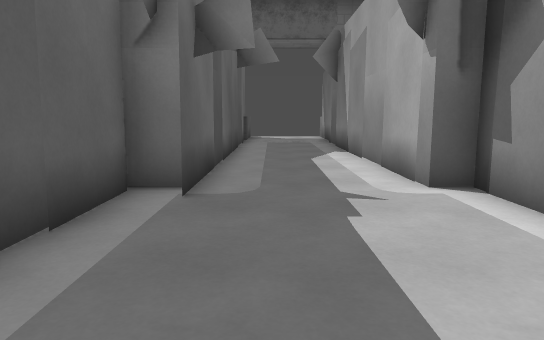
View 1 (above)

13 first-person views from a walk through a 3-D level made in the Godot game engine. The camera is 1.2 m above the floor, tilts 8° down and sees 70° across. The floor is counted in squares, 1 m on a side. Each view is taken from the middle of a square. On the plan, view 1 faces up. The plan holds only what a view shows up to about 15 squares ahead; the rest is blank. The place goes on beyond the plan. Surface patterns are stand-ins for the level's own textures.

View 2
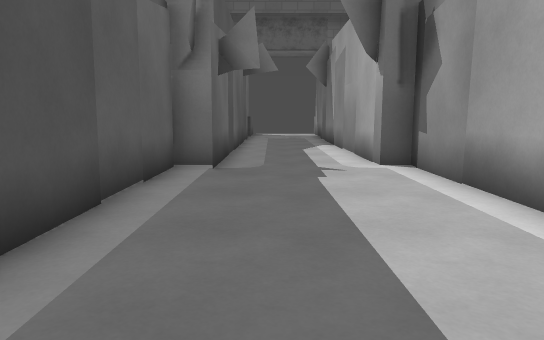

View 3
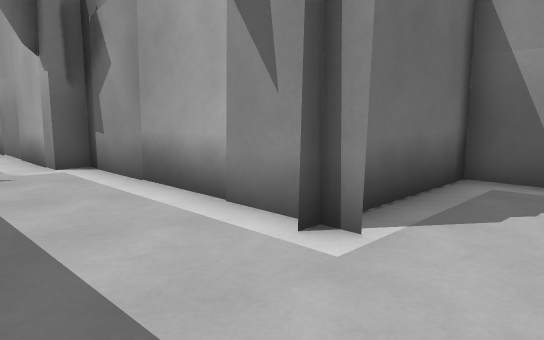

View 4
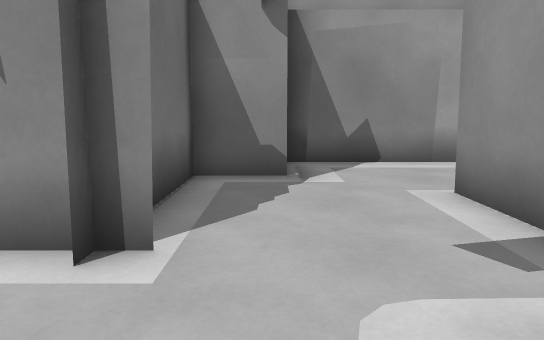

View 5
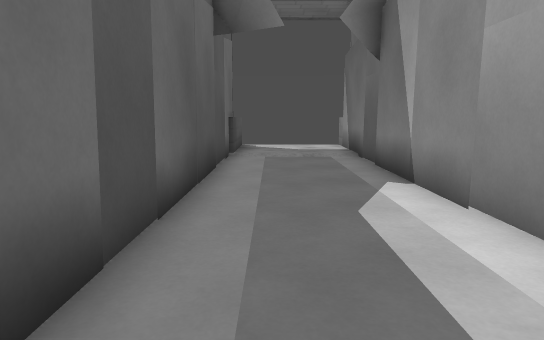

View 6
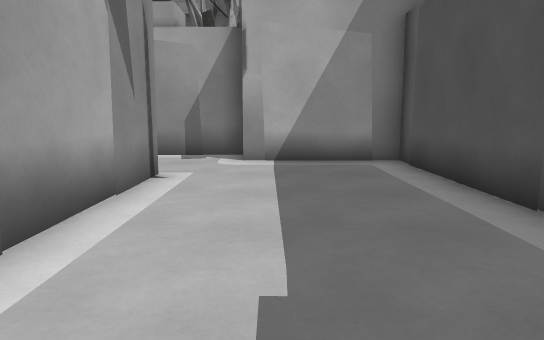

View 7
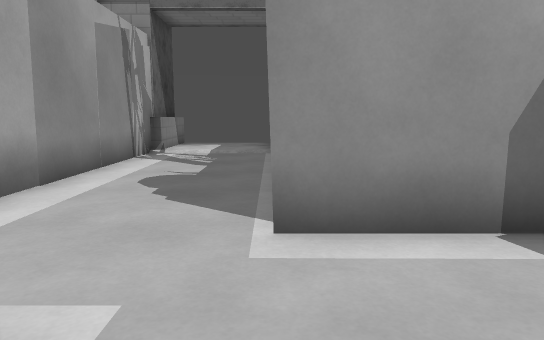

View 8
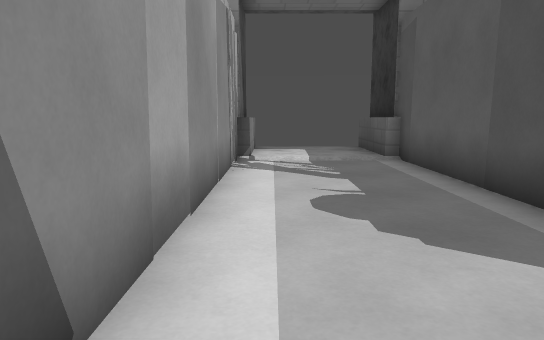

View 9
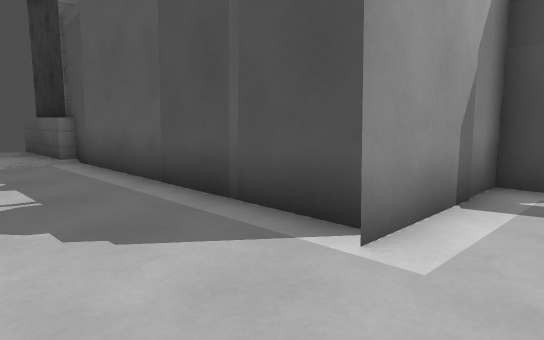

View 10
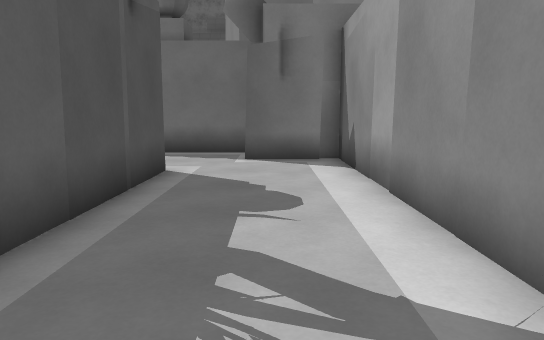

View 11
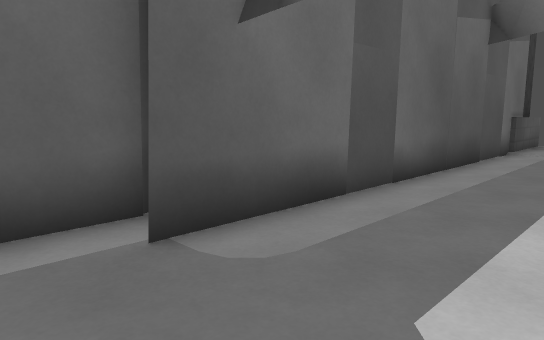

View 12
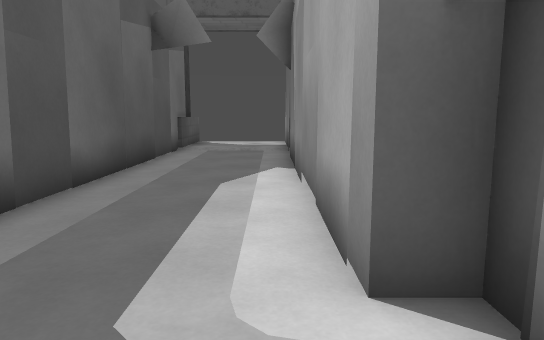

View 13
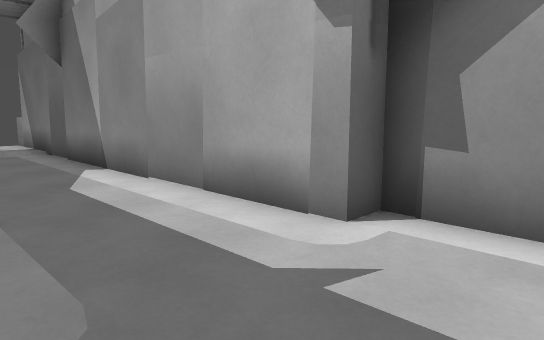

### Floor plan
Points are (right, up) in squares from view 1. A wall is a line through its corners. A room is listed if a view was taken in it or the views show most of it. See-through windows are left out.
Room 1 (views 1, 2, 3, 4, 5, 6, 7, 11, 12, 13)
walls: (-1.4, 6.4) (-2.3, 6.4) (-2.3, -3.3) (1.9, -3.3); (3.4, -1) (3.4, 6.4) (2.6, 6.4) (2.6, 21); (1.8, -4.1) (1.8, -4.9) (6.1, -4.9); (7.7, -2.4) (7.7, -0.4) (2.9, -0.4); (-1.3, 19) (-1.3, 5.6); (-1.3, 20.8) (-1.3, 19.6)
low walls: (-1.1, 21) (-1.1, 17.6)
ways out: opening at (7, -3.5) to room 2
Room 2 (views 8, 9, 10)
walls: (5.4, -13.7) (5.9, -13.7) (5.9, -17); (5.5, -4.9) (5.5, -16.9); (9.6, -16.2) (9.6, -13.7); (10, -16.7) (10, -2.3) (9.4, -2.3); (9.5, -2.5) (7.2, -2.5)
ways out: opening at (7, -3.5) to room 1

Positions as (right, up) in squares from view 1, and headings:
1: (0, 0), facing up
2: (0, -3), facing up
3: (0, -3), facing up-right
4: (0, -2), facing right
5: (0, 6), facing up
6: (1, 7), facing down
7: (6, -1), facing down
8: (9, -3), facing down
9: (9, -3), facing down-left
10: (8, -14), facing up
11: (2, 4), facing up-left
12: (2, 4), facing up
13: (-1, 4), facing up-right
